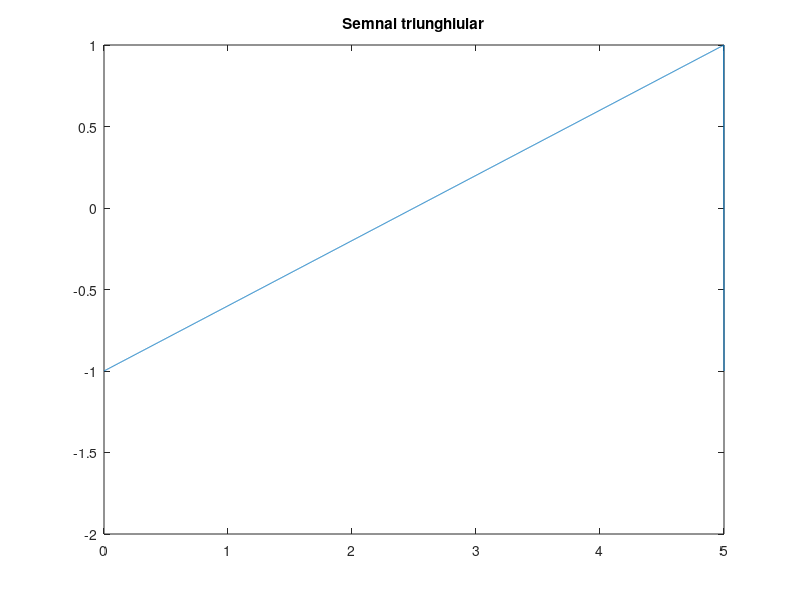
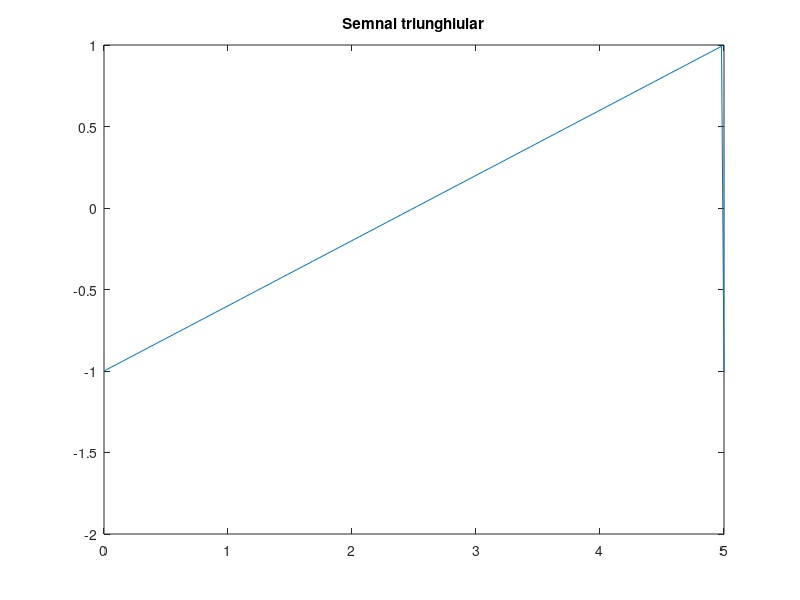
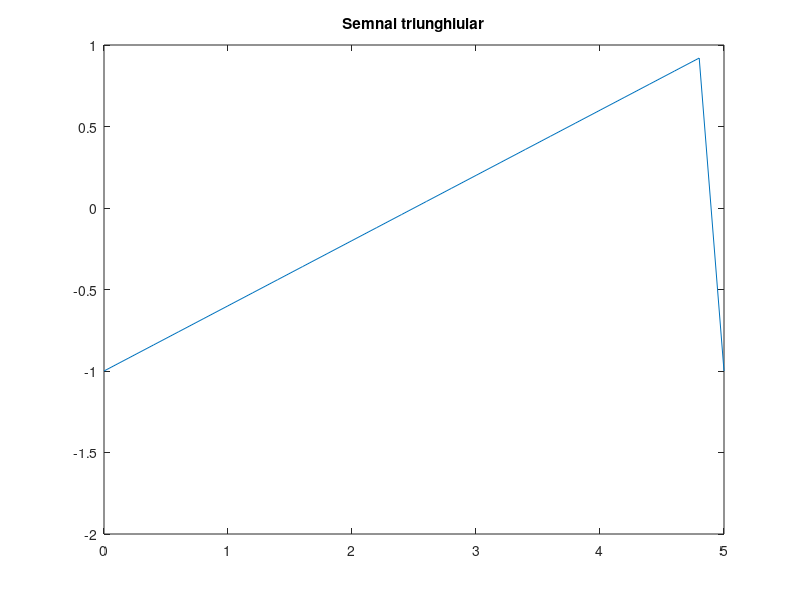

These figures' MATLAB source, in order:
figure(1)
f=0.2; %f=1/T = 1/5 = 0.2 Hz
t=0:0.002:5; 
x=sawtooth(2*pi*f*t); %generarea semnalului triunghiular
plot(t,x);
ylim([-2,1]);
title('Semnal triunghiular');

%%
figure(2)
f=0.2; %f=1/T = 1/5 = 0.2 Hz
t=0:0.02:5; 
x=sawtooth(2*pi*f*t); %generarea semnalului triunghiular
plot(t,x);
ylim([-2,1]);
title('Semnal triunghiular');

%%
figure(3)
f=0.2; %f=1/T = 1/5 = 0.2 Hz 
t=0:0.2:5; 
x=sawtooth(2*pi*f*t); %generarea semnalului triunghiular
plot(t,x);
ylim([-2,1]);
title('Semnal triunghiular');
